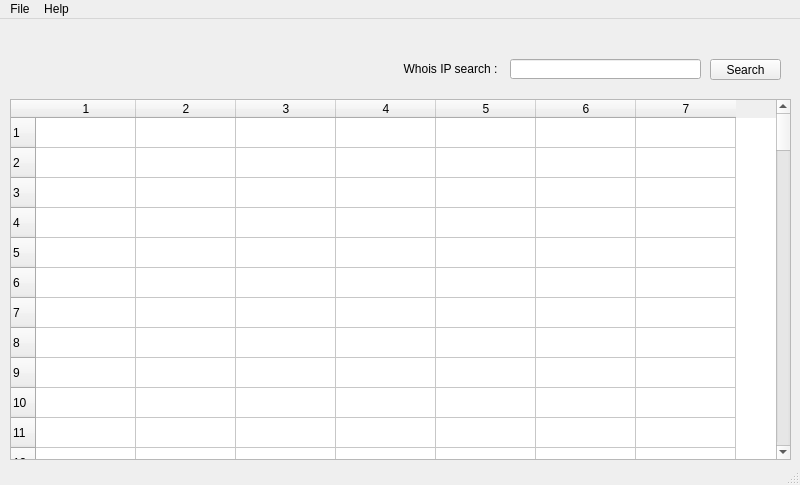
<?xml version="1.0" encoding="UTF-8"?>
<ui version="4.0">
 <class>MainWindow</class>
 <widget class="QMainWindow" name="MainWindow">
  <property name="geometry">
   <rect>
    <x>0</x>
    <y>0</y>
    <width>800</width>
    <height>485</height>
   </rect>
  </property>
  <property name="sizePolicy">
   <sizepolicy hsizetype="Fixed" vsizetype="Fixed">
    <horstretch>0</horstretch>
    <verstretch>0</verstretch>
   </sizepolicy>
  </property>
  <property name="minimumSize">
   <size>
    <width>800</width>
    <height>485</height>
   </size>
  </property>
  <property name="maximumSize">
   <size>
    <width>800</width>
    <height>485</height>
   </size>
  </property>
  <property name="windowTitle">
   <string>MainWindow</string>
  </property>
  <widget class="QWidget" name="centralwidget">
   <widget class="QTableWidget" name="parse_res_tableWidget">
    <property name="geometry">
     <rect>
      <x>10</x>
      <y>80</y>
      <width>781</width>
      <height>361</height>
     </rect>
    </property>
    <property name="sortingEnabled">
     <bool>false</bool>
    </property>
    <property name="rowCount">
     <number>100</number>
    </property>
    <property name="columnCount">
     <number>7</number>
    </property>
    <row/>
    <row/>
    <row/>
    <row/>
    <row/>
    <row/>
    <row/>
    <row/>
    <row/>
    <row/>
    <row/>
    <row/>
    <row/>
    <row/>
    <row/>
    <row/>
    <row/>
    <row/>
    <row/>
    <row/>
    <row/>
    <row/>
    <row/>
    <row/>
    <row/>
    <row/>
    <row/>
    <row/>
    <row/>
    <row/>
    <row/>
    <row/>
    <row/>
    <row/>
    <row/>
    <row/>
    <row/>
    <row/>
    <row/>
    <row/>
    <row/>
    <row/>
    <row/>
    <row/>
    <row/>
    <row/>
    <row/>
    <row/>
    <row/>
    <row/>
    <row/>
    <row/>
    <row/>
    <row/>
    <row/>
    <row/>
    <row/>
    <row/>
    <row/>
    <row/>
    <row/>
    <row/>
    <row/>
    <row/>
    <row/>
    <row/>
    <row/>
    <row/>
    <row/>
    <row/>
    <row/>
    <row/>
    <row/>
    <row/>
    <row/>
    <row/>
    <row/>
    <row/>
    <row/>
    <row/>
    <row/>
    <row/>
    <row/>
    <row/>
    <row/>
    <row/>
    <row/>
    <row/>
    <row/>
    <row/>
    <row/>
    <row/>
    <row/>
    <row/>
    <row/>
    <row/>
    <row/>
    <row/>
    <row/>
    <row/>
    <column/>
    <column/>
    <column/>
    <column/>
    <column/>
    <column/>
    <column/>
   </widget>
   <widget class="QPushButton" name="IPSearch_Button">
    <property name="geometry">
     <rect>
      <x>710</x>
      <y>40</y>
      <width>71</width>
      <height>21</height>
     </rect>
    </property>
    <property name="text">
     <string>Search</string>
    </property>
   </widget>
   <widget class="QLineEdit" name="IPinput_lineEdit">
    <property name="geometry">
     <rect>
      <x>510</x>
      <y>40</y>
      <width>191</width>
      <height>20</height>
     </rect>
    </property>
   </widget>
   <widget class="QLabel" name="label">
    <property name="geometry">
     <rect>
      <x>390</x>
      <y>40</y>
      <width>121</width>
      <height>20</height>
     </rect>
    </property>
    <property name="text">
     <string>Whois IP search :</string>
    </property>
    <property name="alignment">
     <set>Qt::AlignCenter</set>
    </property>
   </widget>
  </widget>
  <widget class="QMenuBar" name="menubar">
   <property name="geometry">
    <rect>
     <x>0</x>
     <y>0</y>
     <width>800</width>
     <height>21</height>
    </rect>
   </property>
   <property name="focusPolicy">
    <enum>Qt::NoFocus</enum>
   </property>
   <property name="toolTip">
    <string/>
   </property>
   <widget class="QMenu" name="menuFile">
    <property name="title">
     <string>File</string>
    </property>
    <addaction name="actionOpen"/>
   </widget>
   <widget class="QMenu" name="menuHelp">
    <property name="title">
     <string>Help</string>
    </property>
   </widget>
   <addaction name="menuFile"/>
   <addaction name="menuHelp"/>
  </widget>
  <widget class="QStatusBar" name="statusbar"/>
  <action name="actionOpen">
   <property name="text">
    <string>Open</string>
   </property>
   <property name="shortcut">
    <string>Ctrl+O</string>
   </property>
  </action>
 </widget>
 <resources/>
 <connections/>
</ui>
